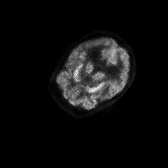
#> input picture pytools/004.opencv_crop_roi/pet.png, 168 x 168 px
$ python 4.opencv_crop_roi.py   (older library calls are emulated)
#> lines starting #> are read from the running program, lines starting #| are printed output that depends on the picture; after the words box and inside, x2 and y2 are one past the last pixel; in counts of white or black regions, pixels touching at a corner belong together
#!/usr/bin/env python
# -*- coding:utf-8 -*-
# Author: Hren
"""
使用Python和OpenCV检测图像中的物体并将物体裁剪下来
"""

import cv2
import math
import numpy as np


def Nrotate(angle, valuex, valuey, pointx, pointy):
    angle = (angle / 180) * math.pi
    valuex = np.array(valuex)
    valuey = np.array(valuey)
    nRotatex = (valuex - pointx) * math.cos(angle) - (valuey - pointy) * math.sin(angle) + pointx
    nRotatey = (valuex - pointx) * math.sin(angle) + (valuey - pointy) * math.cos(angle) + pointy
    return (nRotatex, nRotatey)


# 顺时针旋转
def Srotate(angle, valuex, valuey, pointx, pointy):
    angle = (angle / 180) * math.pi
    valuex = np.array(valuex)
    valuey = np.array(valuey)
    sRotatex = (valuex - pointx) * math.cos(angle) + (valuey - pointy) * math.sin(angle) + pointx
    sRotatey = (valuey - pointy) * math.cos(angle) - (valuex - pointx) * math.sin(angle) + pointy
    return (sRotatex, sRotatey)


# 将四个点做映射
def rotatecordiate(angle, rectboxs, pointx, pointy):
    output = []
    for rectbox in rectboxs:
        if angle > 0:
            output.append(Srotate(angle, rectbox[0], rectbox[1], pointx, pointy))
        else:
            output.append(Nrotate(-angle, rectbox[0], rectbox[1], pointx, pointy))
    return output


def detection_crop(path, crop_mode=0):
    # step1：加载图片，转成灰度图
#> called with path = 'pet.png', crop_mode = 1
    image = cv2.imread(path)
#> image is the input picture: shape (168, 168, 3); min 0, max 252, mean 13.2
    gray = cv2.cvtColor(image, cv2.COLOR_BGR2GRAY)

    # step2:用Sobel算子计算x，y方向上的梯度，之后在x方向上减去y方向上的梯度，通过这个减法，我们留下具有高水平梯度和低垂直梯度的图像区域。
    gradX = cv2.Sobel(gray, cv2.CV_32F, dx=1, dy=0, ksize=-1)
    gradY = cv2.Sobel(gray, cv2.CV_32F, dx=0, dy=1, ksize=-1)
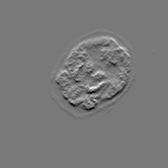
#> gradY: shape (168, 168) float32; min -1934, max 2120, mean 0; drawn with min black and max white
    gradient = cv2.subtract(gradX, gradY)
    gradient = cv2.convertScaleAbs(gradient)
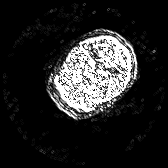
#> gradient: shape (168, 168); min 0, max 255, mean 37.7

    # step3:滤波，二值化
    blurred = cv2.blur(gradient, (9, 9))
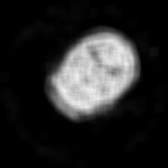
#> blurred: shape (168, 168); min 0, max 242, mean 37.7
    _, thresh = cv2.threshold(blurred, 90, 255, cv2.THRESH_BINARY)
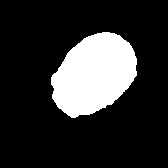
#> thresh: shape (168, 168); 18.4% white; 1 white region, box (x1, y1, x2, y2) and area: (51, 32, 137, 118) 5201

    # step4:做一些形态学方面的操作。
    kernel = cv2.getStructuringElement(cv2.MORPH_RECT, (25, 25))
    closed = cv2.morphologyEx(thresh, cv2.MORPH_CLOSE, kernel)
#> closed: shape (168, 168); 18.5% white; 1 white region, box (x1, y1, x2, y2) and area: (51, 32, 137, 118) 5218

    # step5:执行4次形态学腐蚀与膨胀。
    closed = cv2.erode(closed, None, iterations=4)
#> closed: shape (168, 168); 13.8% white; 1 white region, box (x1, y1, x2, y2) and area: (56, 37, 133, 112) 3909
    closed = cv2.dilate(closed, None, iterations=4)
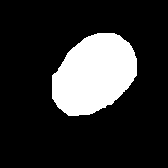
#> closed: shape (168, 168); 18.4% white; 1 white region

    # step5:找轮廓
    (cnts, _) = cv2.findContours(closed.copy(), cv2.RETR_EXTERNAL, cv2.CHAIN_APPROX_SIMPLE)
#> cnts = 1 contour; box (x1, y1, x2, y2) and area: (52, 33, 137, 116) 5070
    c = sorted(cnts, key=cv2.contourArea, reverse=True)[0]
#> c = contour of 100 points, box (x1, y1, x2, y2) (52, 33, 137, 116), area 5070

    if crop_mode == 0:
        # step6:直接裁剪最大外接正矩形
        rect = cv2.boundingRect(c)  # [x1, y1, w, h]
        # cv2.rectangle(image, rect, (0, 0, 255), 2)    # 绘制最大外接正矩形
        crop_img = image[rect[1]:rect[1]+rect[3], rect[0]:rect[0]+rect[2]]
        return crop_img
    else:
        # step6:裁剪最小外接矩形
        rect = cv2.minAreaRect(c)  # [(center_x, center_y), (w, h), angle]
#> rect = ((93, 74.5), (95.46, 67.18), -45)
        box = cv2.boxPoints(rect)   # [point1(x, y), point2, point3，point4]
#> box = [[83, 132], [35.5, 84.5], [103, 17], [150.5, 64.5]]
        # draw_img = cv2.drawContours(image.copy(), [box], -1, (0, 0, 255), 2)  # 绘制最小外接矩形

        # 旋转原图，角度为最小外接矩形的角度，防止旋转后目标区域在图像外面，将图像大小扩大为原来的2倍。
        M = cv2.getRotationMatrix2D(rect[0], rect[2], 1)
#> M = [[0.707, -0.707, 79.92], [0.707, 0.707, -43.94]]
        rotated_image = cv2.warpAffine(image, M, (2 * image.shape[0], 2 * image.shape[1]))
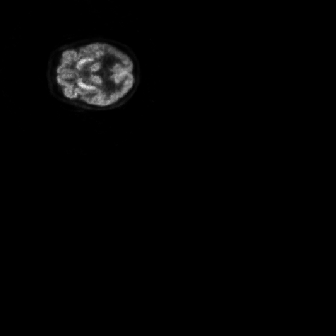
#> rotated_image: shape (336, 336, 3); min 0, max 236, mean 3.3

        # 得到旋转后的四个点
        rotated_box = rotatecordiate(rect[2], box, rect[0][0], rect[0][1])
#> the loop in rotatecordiate, `for rectbox in rectboxs:` made 4 passes
#> (nRotatex in Nrotate, nRotatey in Nrotate) on passes 1 to 4: (45.27, 108.1), (45.27, 40.91), (140.7, 40.91), (140.7, 108.1)
#> after the loop in rotatecordiate, `for rectbox in rectboxs:`: output = [(45.27, 108.1), (45.27, 40.91), (140.7, 40.91), (140.7, 108.1)]
#> rotated_box has the same summary as output in rotatecordiate
        xs = [int(x[1]) for x in rotated_box]
#> xs = [108, 40, 40, 108]
        ys = [int(x[0]) for x in rotated_box]
#> ys = [45, 45, 140, 140]
        crop_img = rotated_image[min(xs):max(xs), min(ys):max(ys)]
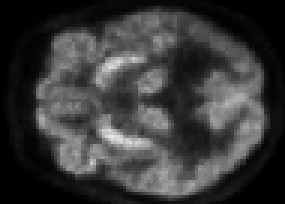
#> crop_img: shape (68, 95, 3) (shown 3 times larger); min 0, max 236, mean 57.1
        return crop_img


if __name__ == "__main__":
    path = 'pet.png'
    crop_img = detection_crop(path, crop_mode=1)
    cv2.imwrite('crop_' + path.split('\\')[-1], crop_img)
